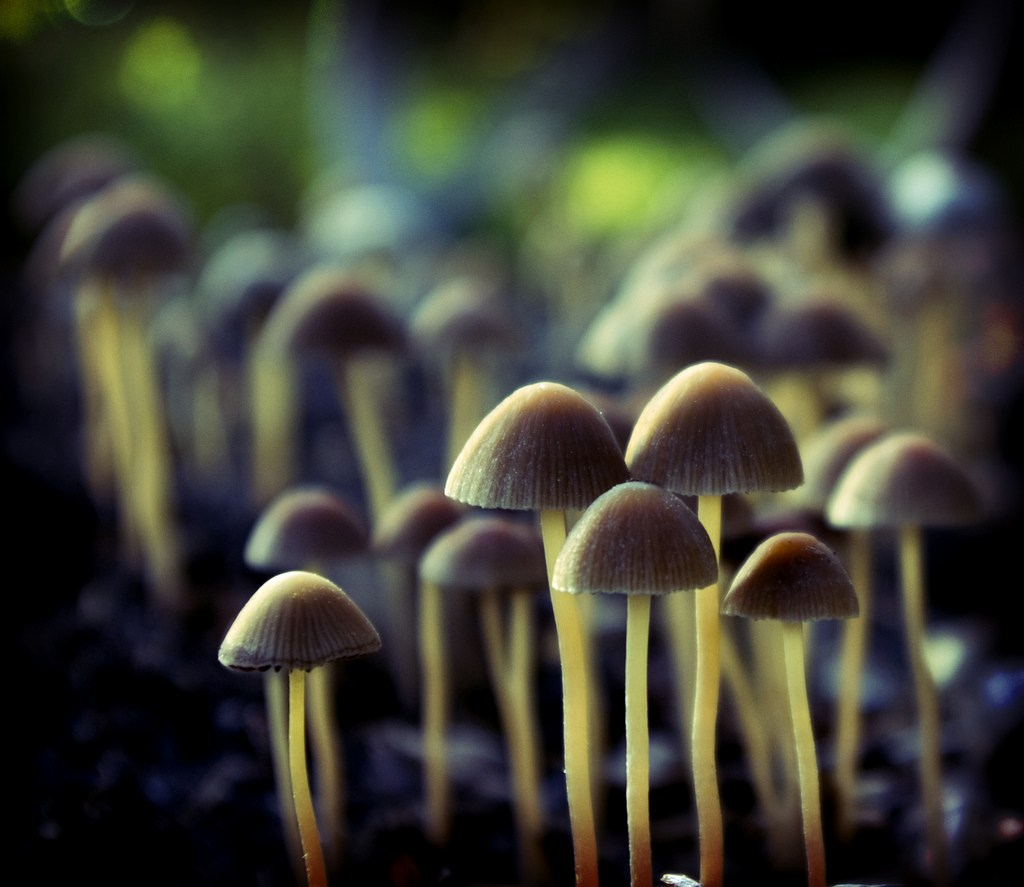
#> input picture Gradient, Blob, Edge, Kurtosis/asn2-files/mushroom.jpg, 1024 x 887 px, found by its file name
$ jupyter execute asn2-q3.ipynb
#> lines starting #> are read from the running program, lines starting #| are printed output that depends on the picture; after the words box and inside, x2 and y2 are one past the last pixel; in counts of white or black regions, pixels touching at a corner belong together
# Question 3

In this question we will
- Practice using the Canny edge detector to identify significant edges in images.

[cell 1]
# boilerplate imports

import matplotlib.pyplot as plt
import skimage.data as skdata
import skimage.feature as skfeat
import skimage.color as skcolor
import skimage.io as skio

# Step 1: Perform Canny edge detection on the `skdata.astronaut()` image.

- call skimage.astronaut() to obtain the image
- convert it to grayscale
- perform Canny edge detection (`skfeat.canny()` function) on the grayscale image -- select the parameters to optimize the edge detection to find only the edges of major salient objects in the scene such as the person, helmet, flag, and space shuttle model (you won't be able to do this perfectly, but do the best you can).
- display the result of the Canny edge detection as a binary image.

[cell 2]
# Write your code here.
import skimage.util as util
I = skcolor.rgb2gray(util.img_as_float(skdata.astronaut()))
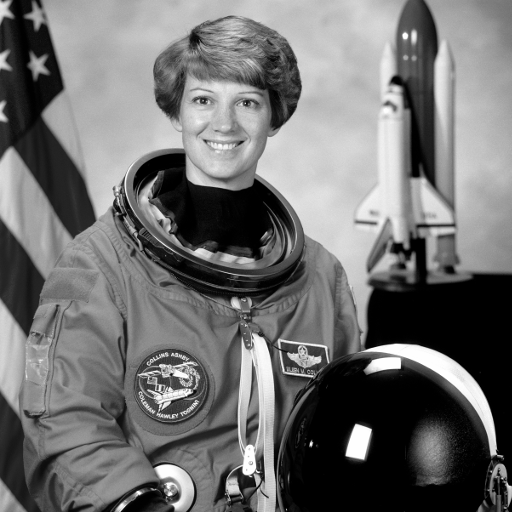
#> I: shape (512, 512) float64; min 0, max 1, mean 0.442


plt.subplots(1,2,figsize=(25,25))
plt.subplot(1,2,1)
plt.imshow(I, cmap='gray', vmin=0, vmax=1)

plt.subplot(1,2,2)

edges = skfeat.canny(I, low_threshold=.4, high_threshold=.5, sigma=1)
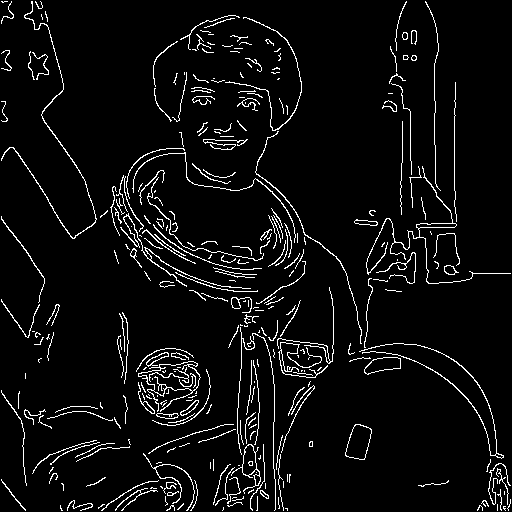
#> edges: shape (512, 512) bool; 5.3% white in thin lines or dots
plt.imshow(edges, cmap='gray')
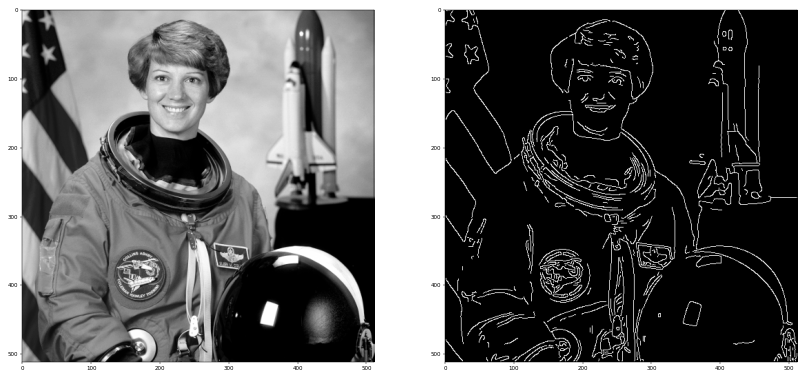
#> figure drawn by matplotlib, 2 panels

# Step 2: Justify your parameter selection

Explain why you selected the parameters that you did and justify why they are appropriate for the given edge detection task and context.

*Write your answer here:*
I set the  low threshold to 0.4 to allow the algorithm to pick up finer details of the edges without capturing excessive noise. A lower threshold might result in too many non-important edges, while a higher threshold might miss important details.

The high threshold is set higher 0.5 to filter out weak gradients that are likely noise. This ensures that only the stronger, more significant edges of major objects like the astronaut’s helmet and flag are detected.

I chose 1 to slightly smooth the image, reducing noise without overly blurring the important edges.

# Step 3: Repeat for the `mushroom.jpg` image.

- load the image file `mushroom.jpg` provided with this assignment and convert it to grayscale
- perform Canny edge detection on the grayscale image -- select the parameters to find only the edges of the five mushrooms in the foreground that are in focus (you won't be able to do this perfectly, but do the best you can).
- display the result of the Canny edge detection as a binary image.

[cell 3]
# Since this image is a little larger, it may display with a fuzzy appearance if you don't increase the
# resolution of figure rendering a bit.  Before you call plt.imshow(), call plt.figure(dpi=300).
# This will result in a clearer display of the binary edge image.

I_m = skcolor.rgb2gray(util.img_as_float(skio.imread("mushroom.jpg")))
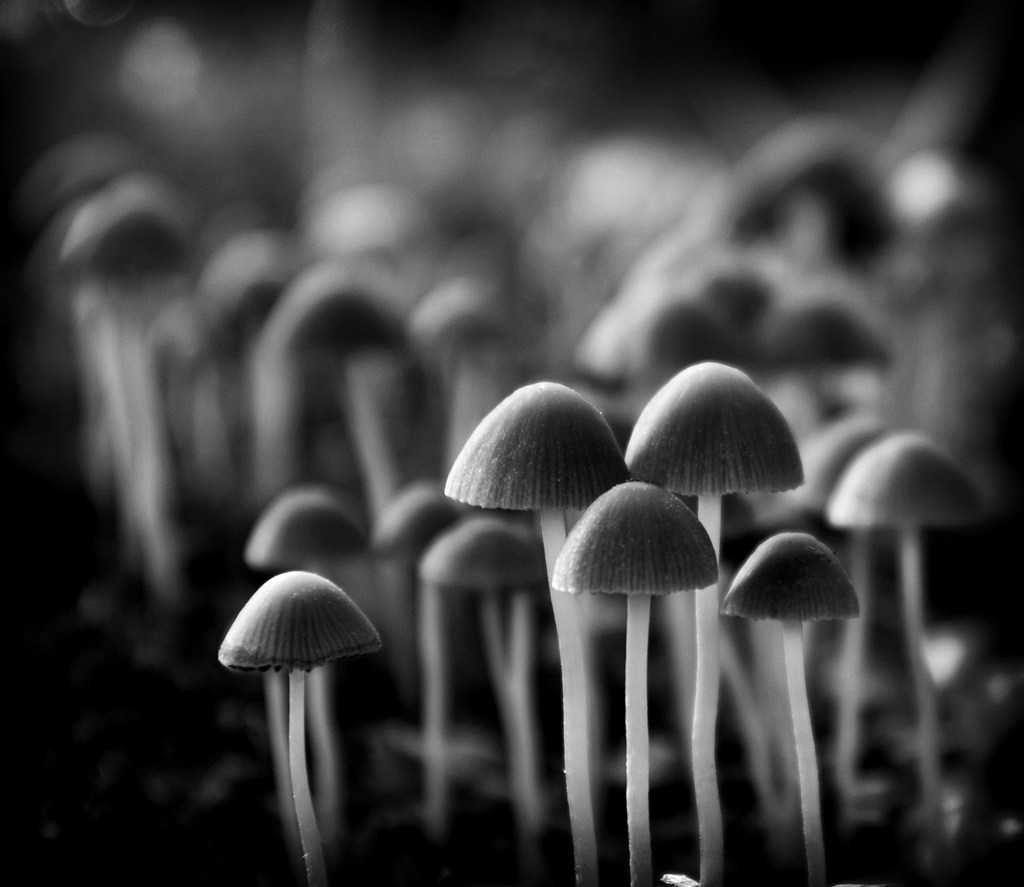
#> I_m: shape (887, 1024) float64; min 0, max 1, mean 0.246

plt.figure(dpi=300)
plt.subplots(1,2,figsize=(25,25))
plt.subplot(1,2,1)
plt.imshow(I_m, cmap='gray', vmin=0, vmax=1)

plt.subplot(1,2,2)

edges = skfeat.canny(I_m, low_threshold=.4, high_threshold=.45, sigma=1)
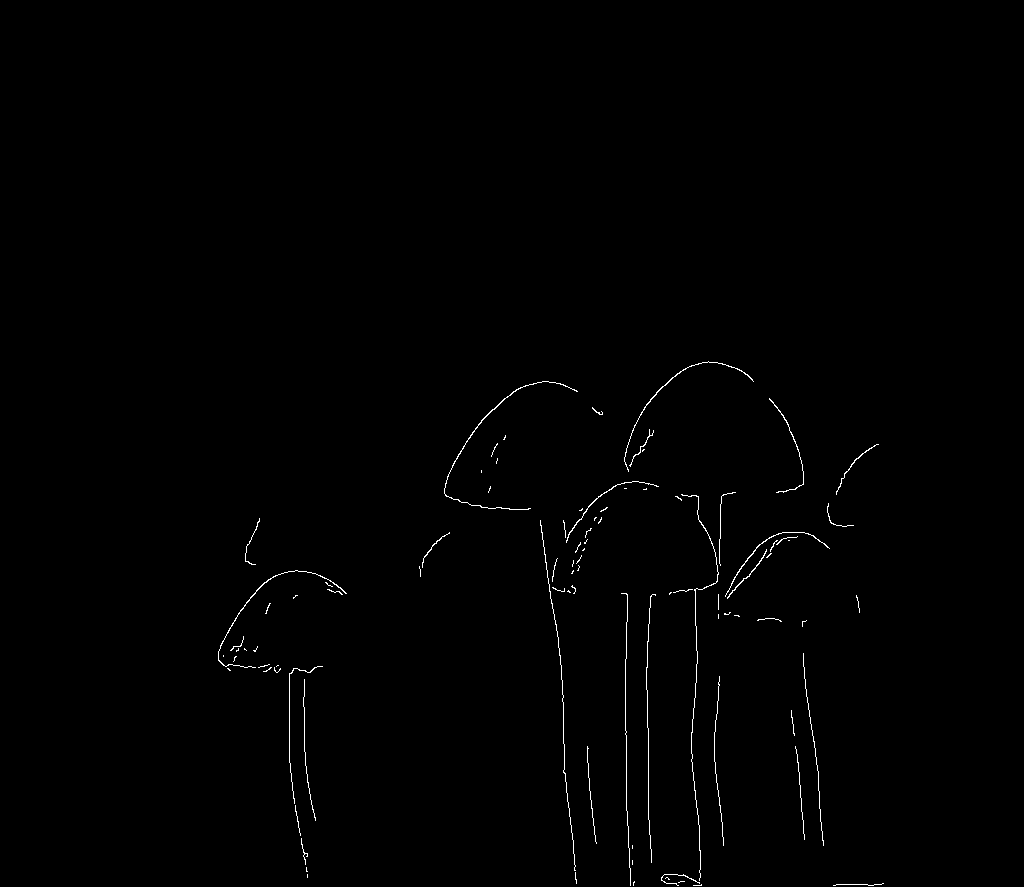
#> edges: shape (887, 1024) bool; 0.54% white in thin lines or dots, all inside (x1, y1, x2, y2) = (218, 361, 884, 886)
plt.imshow(edges, cmap='gray')

$ run again, with Gradient, Blob, Edge, Kurtosis/asn2-files/waterfall.jpg copied over Gradient, Blob, Edge, Kurtosis/asn2-files/mushroom.jpg
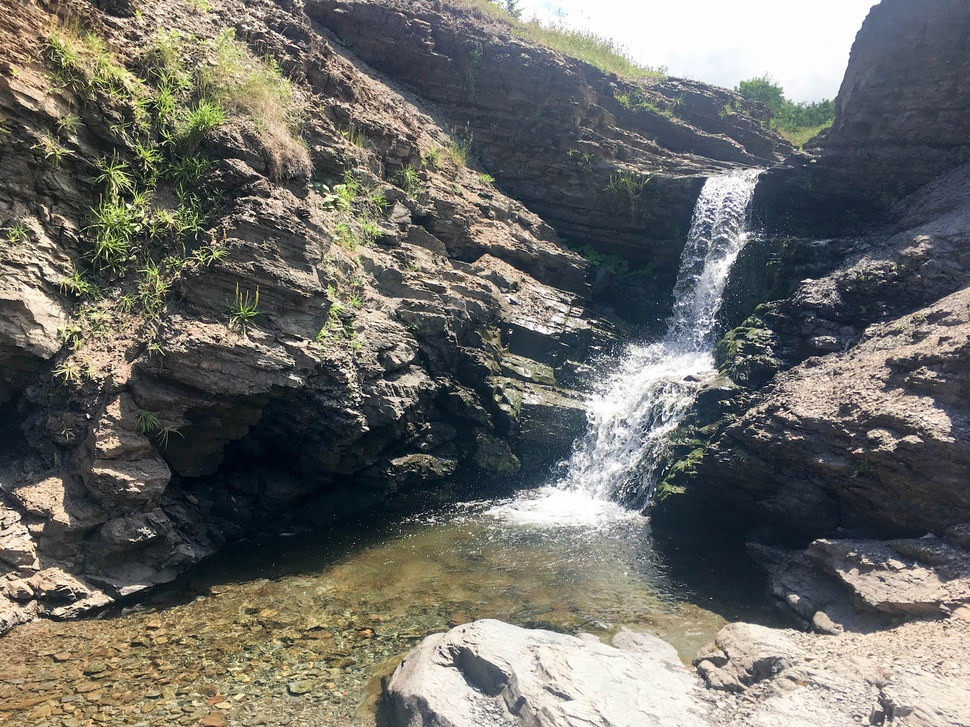
#> input picture Gradient, Blob, Edge, Kurtosis/asn2-files/waterfall.jpg, 970 x 727 px, shrunk from 2000 x 1500 before the run, found by its file name
#> `I_m = skcolor.rgb2gray(util.img_as_float(skio.imread("mushroom.jpg")))`:
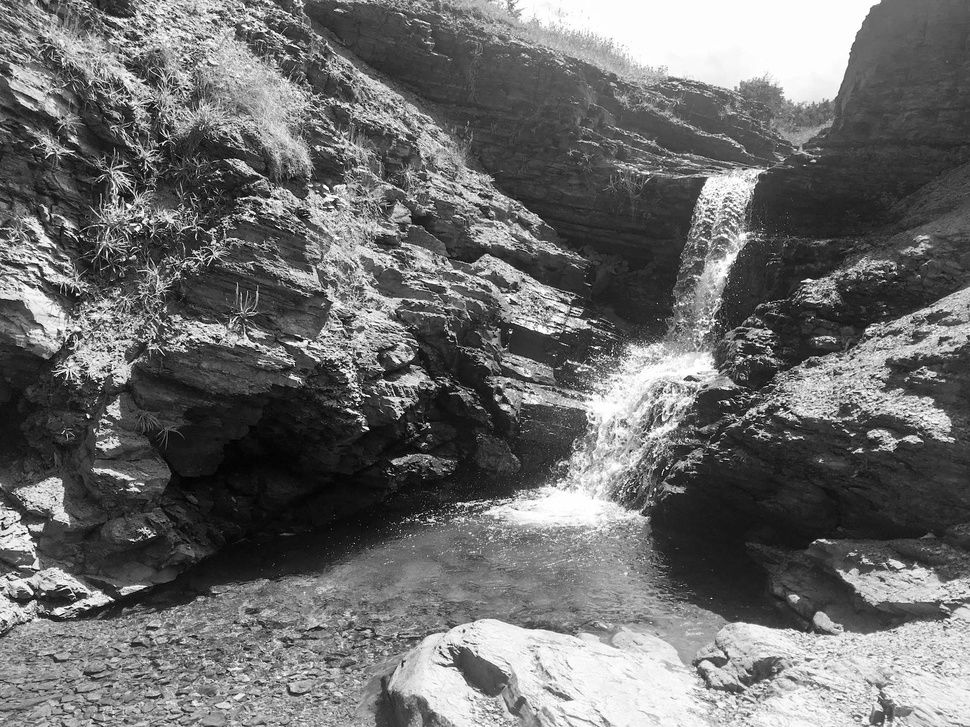
#> I_m: shape (727, 970) float64; min 0.000833, max 1, mean 0.426
#> `edges = skfeat.canny(I_m, low_threshold=.4, high_threshold=.45, sigma=1)`:
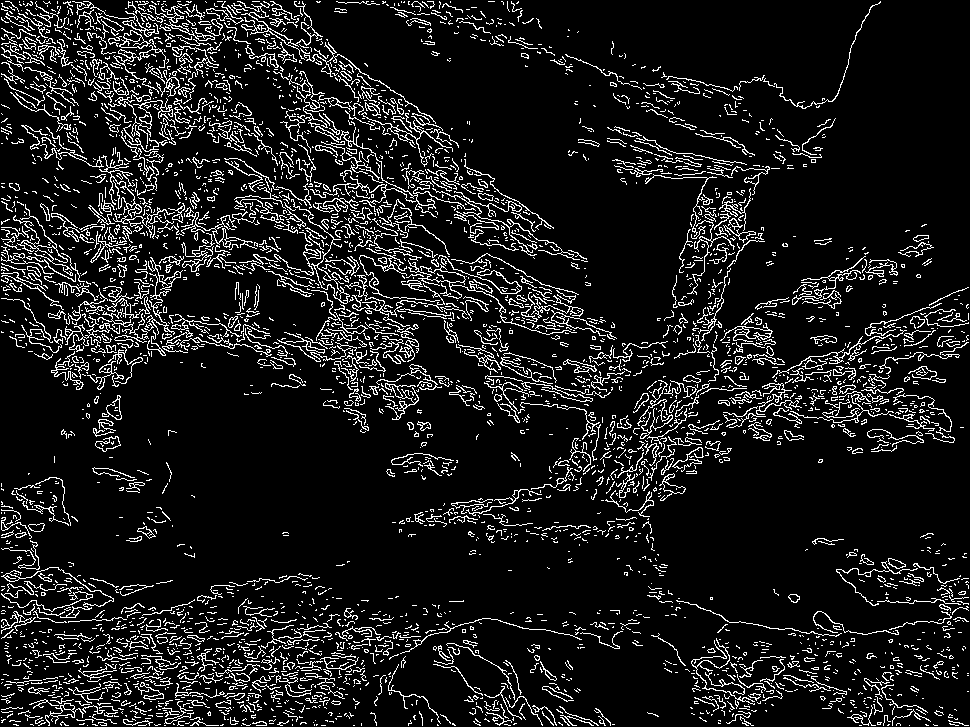
#> edges: shape (727, 970) bool; 10.5% white in thin lines or dots
